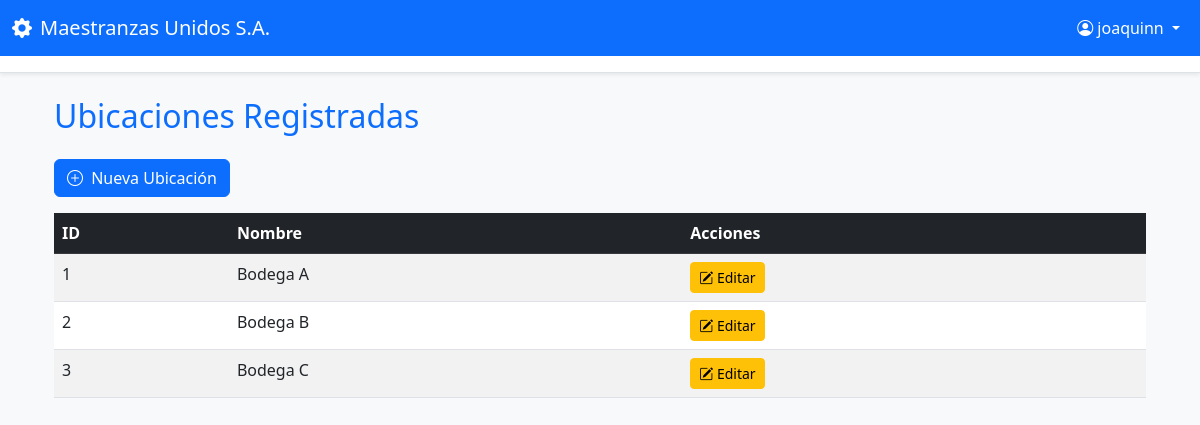
/ubicaciones/ (signed in), run on an earlier commit of the app's database.
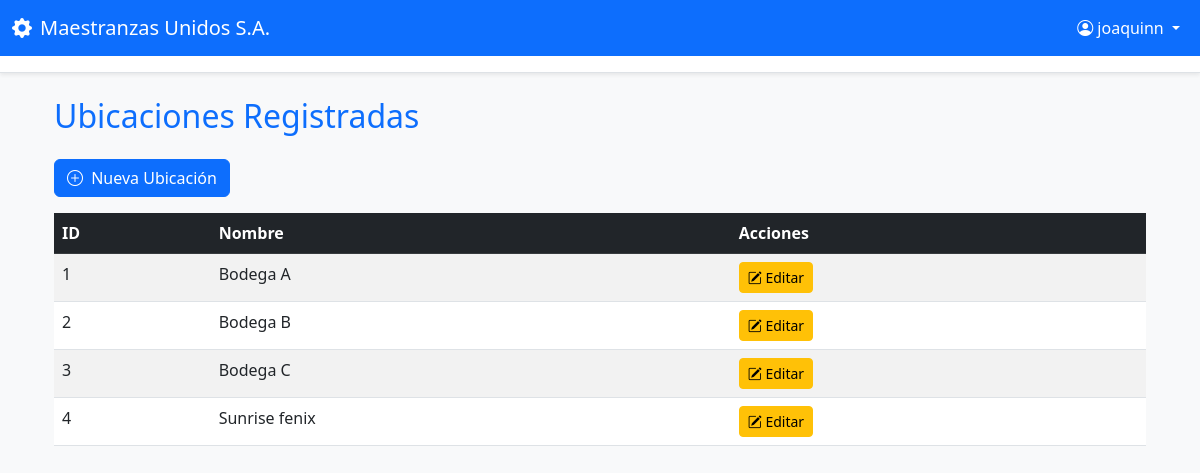
And on a later commit of the database.
### inventario/models.py (models this page shows, shortened)
class Ubicacion(models.Model):
    nombre = models.CharField(max_length=100, unique=True)

### inventario/views.py (the view)
# urls.py: path('ubicaciones/', views.listar_ubicaciones, name='listar_ubicaciones'),
@login_required
def listar_ubicaciones(request):
    ubicaciones = Ubicacion.objects.all()
    return render(request, 'ubicaciones/listar.html', {'ubicaciones': ubicaciones})

### inventario/templates/ubicaciones/listar.html (shortened to what this page needs)
{% extends 'authentication/base.html' %}
{% block content %}
<div class="container mt-4">
    <h2 class="mb-4 text-primary">Ubicaciones Registradas</h2>
    <a href="{% url 'crear_ubicacion' %}" class="btn btn-primary mb-3">
        <i class="bi bi-plus-circle me-1"></i> Nueva Ubicación
    </a>
    {% if ubicaciones %}
    <table class="table table-striped table-hover">
        <thead class="table-dark">
            <tr>
                <th>ID</th>
                <th>Nombre</th>
                <th>Acciones</th>
            </tr>
        </thead>
        <tbody>
            {% for ubicacion in ubicaciones %}
            <tr>
                <td>{{ ubicacion.id }}</td>
                <td>{{ ubicacion.nombre }}</td>
                <td>
                    <a href="{% url 'editar_ubicacion' ubicacion.id %}" class="btn btn-sm btn-warning">
                        <i class="bi bi-pencil-square"></i> Editar
                    </a>
                </td>
            </tr>
            {% endfor %}
        </tbody>
    </table>
    {% else %}
    <p class="text-muted">No hay ubicaciones registradas aún.</p>
    {% endif %}
</div>
{% endblock %}

### authentication/templates/authentication/base.html (shortened to what this page needs)
<!DOCTYPE html>
<html lang="es">
<head>
  <link href="https://cdn.jsdelivr.net/npm/bootstrap@5.3.0/dist/css/bootstrap.min.css" rel="stylesheet">
  <link href="https://cdn.jsdelivr.net/npm/bootstrap-icons@1.10.0/font/bootstrap-icons.css" rel="stylesheet">
</head>
<body class="bg-light">
    <nav class="navbar navbar-expand-lg navbar-dark bg-primary">
      <div class="container-fluid">
        <a class="navbar-brand" href="{% url 'dashboard' %}">
          <i class="bi bi-gear-fill me-2"></i>Maestranzas Unidos S.A.
        </a>
        {% if user.is_authenticated %}
          <div class="navbar-nav ms-auto">
            <div class="nav-item dropdown">
              <a class="nav-link dropdown-toggle text-white" href="#" role="button" data-bs-toggle="dropdown">
                <i class="bi bi-person-circle me-1"></i>{{ user.first_name|default:user.username }}
              </a>
            </div>
          </div>
        {% endif %}
      </div>
    </nav>
    {% if user.is_authenticated %}
    <div class="bg-white border-bottom shadow-sm">
      <div class="container py-2">
      </div>
    </div>
    {% endif %}
    <div class="container mt-4">
      {% block content %}
      {% endblock %}
    </div>
  </body>
</html>

What changed in the data, as far as the page shows it:
added Ubicacion: id "4", nombre "Sunrise fenix"
